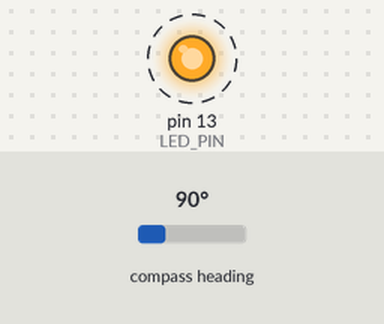
The sketch below on a simulated Arduino Uno, built with avr-gcc and run on an emulated ATmega328P. On the bench: output pins drawn as LEDs (lit = HIGH). Dashed ring = blinking. The test bench sets the inputs (shaded band); at power-on: compass heading 90°. The ROS host is connected and sends only what is stated.

Above: at 3.03 s.
Timing chart, 0 to 6.0 s (numbered marks = the images above):
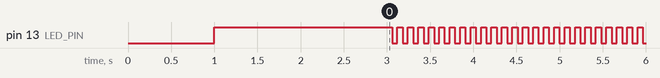

Measured:
- by itself, pin 13 (LED_PIN): alternates HIGH for 0.06 s and LOW for 0.06 s

The sketch:

teensyros.ino
```cpp
#include <micro_ros_arduino.h>

#include <stdio.h>
#include <rcl/rcl.h>
#include <rcl/error_handling.h>
#include <rclc/rclc.h>
#include <rclc/executor.h>

#include <std_msgs/msg/int32.h>
#include <std_msgs/msg/float32.h>
#include <sensor_msgs/msg/imu.h>

#include <Wire.h>
#include <Adafruit_Sensor.h>
#include <Adafruit_BNO055.h>
#include <utility/imumaths.h>

rcl_publisher_t publisher;
//std_msgs__msg__Int32 msg;
sensor_msgs__msg__Imu msg;

rclc_executor_t executor;
rclc_support_t support;
rcl_allocator_t allocator;
rcl_node_t node;
rcl_timer_t timer;

#define LED_PIN 13
//#define LED_PIN 13 // (Arduino is 13, Teensy is 11, Teensy++ is 6)
#define INTERRUPT_PIN 2  // use pin 2 on Arduino Uno & most boards

#define RCCHECK(fn) { rcl_ret_t temp_rc = fn; if((temp_rc != RCL_RET_OK)){error_loop();}}
#define RCSOFTCHECK(fn) { rcl_ret_t temp_rc = fn; if((temp_rc != RCL_RET_OK)){}}

imu::Quaternion quat;
sensors_event_t orientationData , angVelocityData , linearAccelData, magnetometerData, accelerometerData, gravityData;
Adafruit_BNO055 bno = Adafruit_BNO055(-1, 0x28);

bool blinkState = false;

void IMU_loop();
void IMU_setup();

void error_loop(){
  while(1){
    digitalWrite(LED_PIN, !digitalRead(LED_PIN));
    delay(100);
  }
}

void timer_callback(rcl_timer_t * timer, int64_t last_call_time)
{
  RCLC_UNUSED(last_call_time);
  if (timer != NULL) {

    msg.orientation.x = quat.x();
    msg.orientation.y = quat.y();
    msg.orientation.z = quat.z();
    msg.orientation.w = quat.w();

    RCSOFTCHECK(rcl_publish(&publisher, &msg, NULL));
  }
}

void setup() {

  IMU_setup();

  set_microros_transports();

  pinMode(LED_PIN, OUTPUT);
  digitalWrite(LED_PIN, HIGH);

  delay(2000);

  allocator = rcl_get_default_allocator();

  //create init_options
  RCCHECK(rclc_support_init(&support, 0, NULL, &allocator));

  // create node
  RCCHECK(rclc_node_init_default(&node, "micro_ros_arduino_node", "", &support));

  // create publisher
  RCCHECK(rclc_publisher_init_default(
    &publisher,
    &node,
    ROSIDL_GET_MSG_TYPE_SUPPORT(sensor_msgs, msg, Imu),
    "micro_ros_arduino_node_publisher"));

  // create timer,
  const unsigned int timer_timeout = 100;
  RCCHECK(rclc_timer_init_default(
    &timer,
    &support,
    RCL_MS_TO_NS(timer_timeout),
    timer_callback));

  // create executor
  RCCHECK(rclc_executor_init(&executor, &support.context, 1, &allocator));
  RCCHECK(rclc_executor_add_timer(&executor, &timer));

}

void loop() {

  IMU_loop();

  delay(50);
  RCSOFTCHECK(rclc_executor_spin_some(&executor, RCL_MS_TO_NS(100)));
}


// ================================================================
// ===                      INITIAL SETUP                       ===
// ================================================================

void IMU_setup() {

  if (!bno.begin())
  {
    while (1);
  }
  delay(1000);

  // configure LED for output
  pinMode(LED_PIN, OUTPUT);
}


// ================================================================
// ===                    MAIN PROGRAM LOOP                     ===
// ================================================================

void IMU_loop() {

/*
  //could add VECTOR_ACCELEROMETER, VECTOR_MAGNETOMETER,VECTOR_GRAVITY...
  bno.getEvent(&orientationData, Adafruit_BNO055::VECTOR_EULER);
  bno.getEvent(&angVelocityData, Adafruit_BNO055::VECTOR_GYROSCOPE);
  bno.getEvent(&linearAccelData, Adafruit_BNO055::VECTOR_LINEARACCEL);
  bno.getEvent(&magnetometerData, Adafruit_BNO055::VECTOR_MAGNETOMETER);
  bno.getEvent(&accelerometerData, Adafruit_BNO055::VECTOR_ACCELEROMETER);
  bno.getEvent(&gravityData, Adafruit_BNO055::VECTOR_GRAVITY);

  uint8_t system, gyro, accel, mag = 0;
  bno.getCalibration(&system, &gyro, &accel, &mag);
*/

  // Quaternion data
  quat = bno.getQuat();
/*
  Serial.print("qW: ");
  Serial.print(quat.w(), 4);
  Serial.print(" qX: ");
  Serial.print(quat.x(), 4);
  Serial.print(" qY: ");
  Serial.print(quat.y(), 4);
  Serial.print(" qZ: ");
  Serial.print(quat.z(), 4);
  Serial.print("\t\t");
*/

  // blink LED to indicate activity
  blinkState = !blinkState;
  digitalWrite(LED_PIN, blinkState);
}
```
